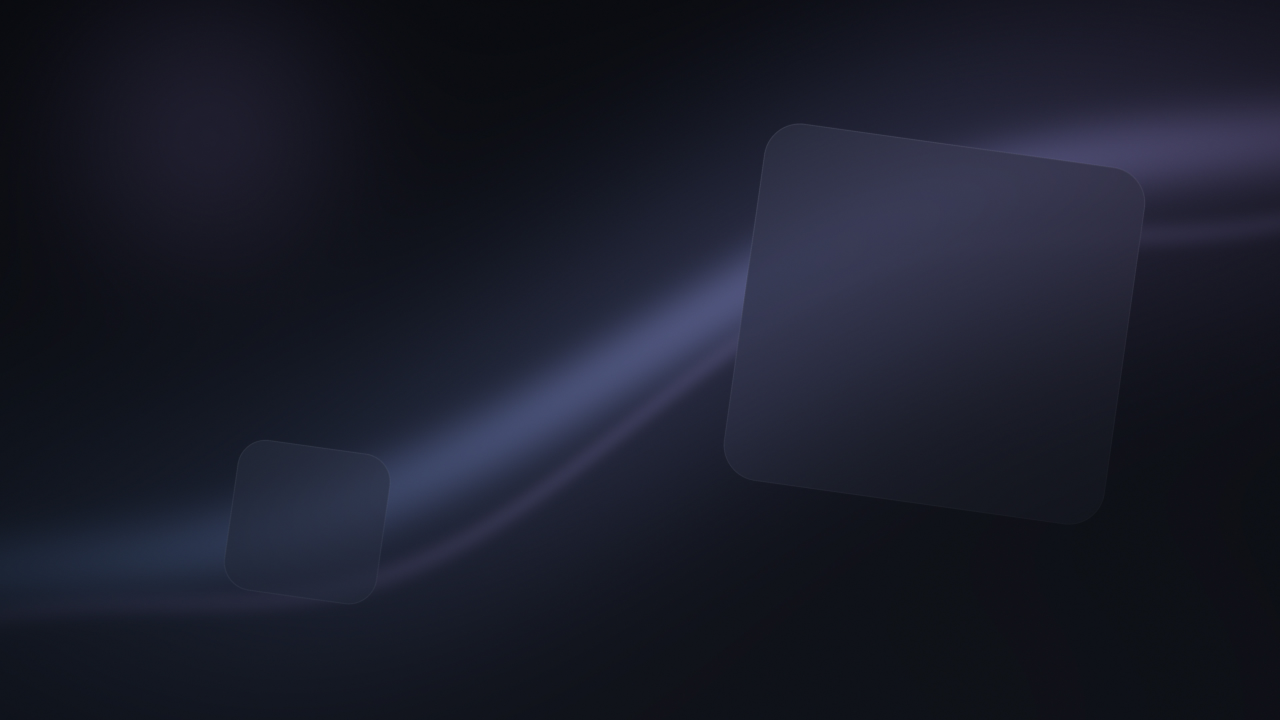
#> input picture branding/wallpapers/nova-verre.jpg, 3840 x 2160 px (shown at 1/3 size)
$ python gen_banner.py
#> lines starting #> are read from the running program, lines starting #| are printed output that depends on the picture; after the words box and inside, x2 and y2 are one past the last pixel; in counts of white or black regions, pixels touching at a corner belong together
#!/usr/bin/env python3
"""Génère la bannière du README (docs/banner.png) : fond « verre » + carte de verre, logo et titre."""
from __future__ import annotations

import argparse
from pathlib import Path

from PIL import Image, ImageDraw, ImageFilter, ImageFont

ROOT = Path(__file__).resolve().parents[2]
BRANDING = ROOT / "branding"
INTER = BRANDING / "fonts" / "inter" / "InterVariable.ttf"


def inter(size: int, weight: str) -> ImageFont.FreeTypeFont:
    font = ImageFont.truetype(str(INTER), size)
    font.set_variation_by_name(weight)
    return font


def main() -> None:
    parser = argparse.ArgumentParser()
    parser.add_argument("--out", type=Path, default=ROOT / "docs" / "banner.png")
    args = parser.parse_args()

    width, height = 1600, 520
    background = Image.open(BRANDING / "wallpapers" / "nova-verre.jpg").convert("RGB")
#> background is the input picture: PIL image 3840x2160 RGB; mean R, G, B 26.5, 28.8, 42.5
    scale = width / background.width * 1.25
#> scale = 0.521
    background = background.resize((int(background.width * scale), int(background.height * scale)), Image.LANCZOS)
#> background: PIL image 2000x1125 RGB
    left = (background.width - width) // 2 - 120
#> left = 80
    top = int(background.height * 0.42) - height // 2
#> top = 212
    banner = background.crop((left, top, left + width, top + height)).convert("RGBA")
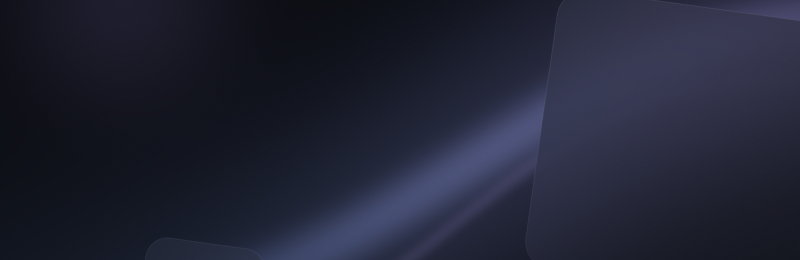
#> banner: PIL image 1600x520 RGBA (shown at 1/2 size); mean R, G, B, A 33.1, 35.7, 52.6, 255

    # Carte de verre : flou de l'arrière-plan, voile clair, liseré fin
    card = (90, 110, 1110, 410)
    region = banner.crop(card).filter(ImageFilter.GaussianBlur(28))
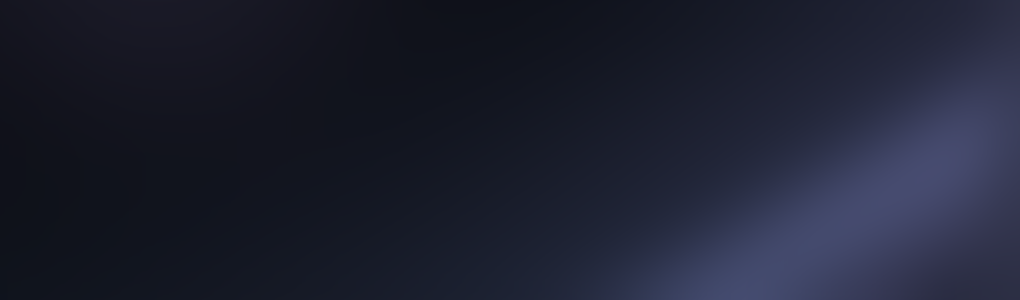
#> region: PIL image 1020x300 RGBA; mean R, G, B, A 29.7, 32.9, 49, 255
    mask = Image.new("L", banner.size, 0)
#> mask: PIL image 1600x520 L; every value is 0
    ImageDraw.Draw(mask).rounded_rectangle(card, radius=36, fill=255)
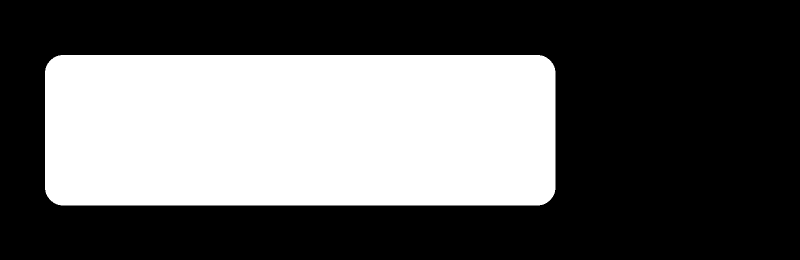
#> mask: PIL image 1600x520 L (shown at 1/2 size); 36.8% white; 1 white region, box (x1, y1, x2, y2) and area: (90, 110, 1111, 411) 306173
    frosted = banner.copy()
    frosted.paste(region, card[:2])
    frosted = Image.alpha_composite(frosted, Image.new("RGBA", banner.size, (255, 255, 255, 14)))
    banner = Image.composite(frosted, banner, mask)
    border = Image.new("RGBA", banner.size, (0, 0, 0, 0))
#> border: PIL image 1600x520 RGBA; every value is 0
    ImageDraw.Draw(border).rounded_rectangle(card, radius=36, outline=(255, 255, 255, 34), width=2)
    banner = Image.alpha_composite(banner, border)

#> (the run stopped early here; a loop or call above may not have finished)

$ run again, with branding/wallpapers/nova-city-2.jpg copied over branding/wallpapers/nova-verre.jpg
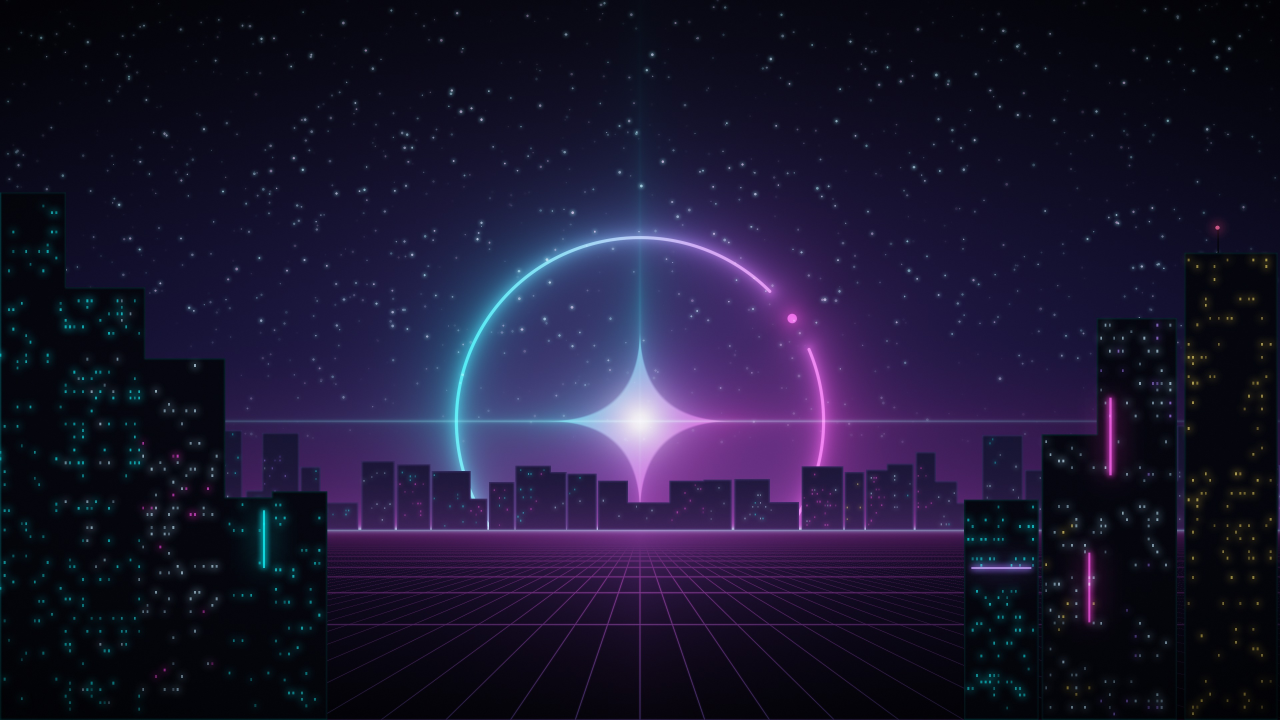
#> input picture branding/wallpapers/nova-city-2.jpg, 3840 x 2160 px (shown at 1/3 size)
#> in main, background is the input picture: PIL image 3840x2160 RGB; mean R, G, B 27.9, 23.2, 49.6
#> background: PIL image 2000x1125 RGB
#> in main, `region = banner.crop(card).filter(ImageFilter.GaussianBlur(28))`:
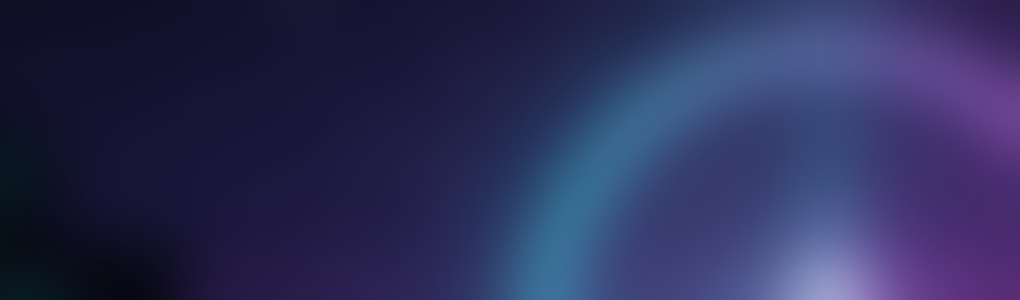
#> region: PIL image 1020x300 RGBA; mean R, G, B, A 44.9, 46.7, 89.4, 255
#> in main, `frosted.paste(region, card[:2])`:
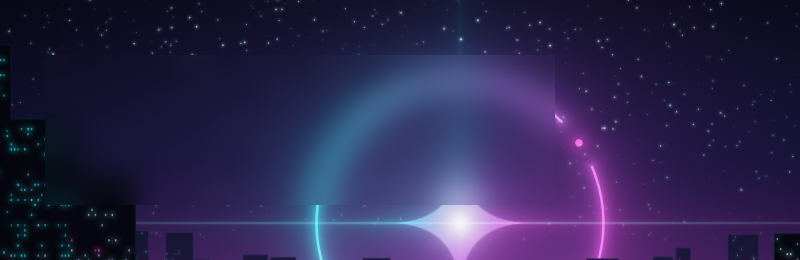
#> frosted: PIL image 1600x520 RGBA (shown at 1/2 size); mean R, G, B, A 44.8, 38.7, 79.5, 255
